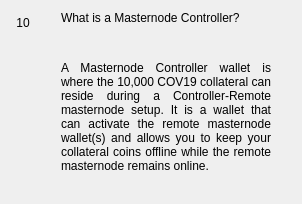
                  <widget class="QWidget" name="widgetFaq10" native="true">
                   <layout class="QHBoxLayout" name="horizontalpage_10" stretch="0,1">
                    <item alignment="Qt::AlignTop">
                     <widget class="QLabel" name="labelNumber10">
                      <property name="minimumSize">
                       <size>
                        <width>24</width>
                        <height>24</height>
                       </size>
                      </property>
                      <property name="maximumSize">
                       <size>
                        <width>16777215</width>
                        <height>24</height>
                       </size>
                      </property>
                      <property name="text">
                       <string>10</string>
                      </property>
                      <property name="alignment">
                       <set>Qt::AlignCenter</set>
                      </property>
                     </widget>
                    </item>
                    <item>
                     <layout class="QVBoxLayout" name="verticalLayoutpage_10">
                      <property name="leftMargin">
                       <number>20</number>
                      </property>
                      <property name="rightMargin">
                       <number>20</number>
                      </property>
                      <item>
                       <widget class="QLabel" name="labelSubtitle10">
                        <property name="text">
                         <string>What is a Masternode Controller?</string>
                        </property>
                        <property name="wordWrap">
                         <bool>true</bool>
                        </property>
                       </widget>
                      </item>
                      <item>
                       <spacer name="verticalSpacer_100">
                        <property name="orientation">
                         <enum>Qt::Vertical</enum>
                        </property>
                        <property name="sizeType">
                         <enum>QSizePolicy::Fixed</enum>
                        </property>
                        <property name="sizeHint" stdset="0">
                         <size>
                          <width>20</width>
                          <height>30</height>
                         </size>
                        </property>
                       </spacer>
                      </item>
                      <item>
                       <widget class="QLabel" name="labelContent10">
                        <property name="text">
                         <string>&lt;html&gt;&lt;head/&gt;&lt;body&gt;&lt;p align=&quot;justify&quot;&gt;A Masternode Controller wallet is where the 10,000 COV19 collateral can reside during a Controller-Remote masternode setup. It is a wallet that can activate the remote masternode wallet(s) and allows you to keep your collateral coins offline while the remote masternode remains online. &lt;/p&gt;&lt;/body&gt;&lt;/html&gt;</string>
                        </property>
                        <property name="alignment">
                         <set>Qt::AlignLeading|Qt::AlignLeft|Qt::AlignTop</set>
                        </property>
                        <property name="wordWrap">
                         <bool>true</bool>
                        </property>
                       </widget>
                      </item>
                      <item>
                       <spacer name="verticalSpacer_92">
                        <property name="orientation">
                         <enum>Qt::Vertical</enum>
                        </property>
                        <property name="sizeHint" stdset="0">
                         <size>
                          <width>20</width>
                          <height>20</height>
                         </size>
                        </property>
                       </spacer>
                      </item>
                     </layout>
                    </item>
                   </layout>
                  </widget>
